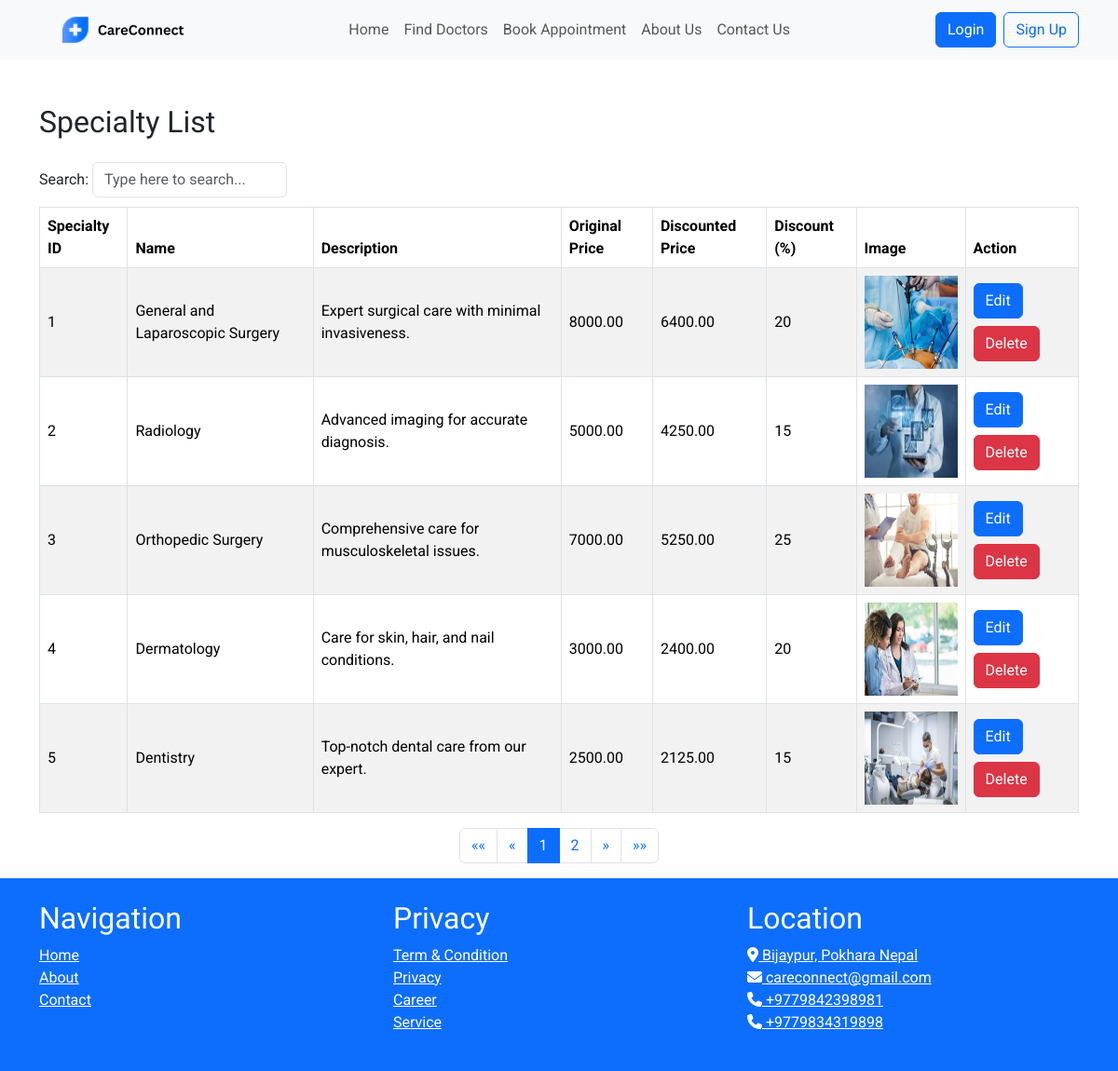
Page /specialty/ on the committed database.
### cms/models.py (models this page shows, shortened)
class StaticFile(models.Model):
    name = models.CharField(max_length=255)
    image = models.ImageField(upload_to='static_files/')

class Speciality(models.Model):
    name = models.CharField(max_length=100)
    description = models.TextField()
    original_price = models.DecimalField(max_digits=10, decimal_places=2)
    discounted_price = models.DecimalField(max_digits=10, decimal_places=2)
    discount = models.PositiveIntegerField()
    image = models.ImageField(upload_to='specialty_images/', null=True, blank=True)

### cms/views.py (the view)
# urls.py: path('specialty/', views.specialty_list, name='specialty_list'),
def specialty_list(request):
    specialties = Speciality.objects.all()
    return render(request, 'cms/speciality_list.html', {'specialties': specialties})

### cms/context_processors.py (called while the page is built)
def logo_processor(request):
    logo = StaticFile.objects.filter(name='logo').first()
    return {
        'logo': logo,
    }

### templates/cms/speciality_list.html (shortened to what this page needs)
{% extends 'cms/base.html' %}
{% block content %}
<div class="container mt-5">
    <h2 class="mb-4">Specialty List</h2>
    <table class="table table-hover table-striped table-bordered align-middle tablemanager">
        <thead class="thead-dark">
            <tr>
                <th>Specialty ID</th>
                <th>Name</th>
                <th>Description</th>
                <th>Original Price</th>
                <th>Discounted Price</th>
                <th>Discount (%)</th>
                <th>Image</th>
                <th>Action</th>
            </tr>
        </thead>
        <tbody>
            {% for specialty in specialties %}
            <tr>
                <td>{{ specialty.id }}</td>
                <td>{{ specialty.name }}</td>
                <td>{{ specialty.description }}</td>
                <td>{{ specialty.original_price }}</td>
                <td>{{ specialty.discounted_price }}</td>
                <td>{{ specialty.discount }}</td>
                <td><img src="{{ specialty.image.url }}" height="100" width="100"></td>
                <td>
                    <a href="{% url 'update_specialty' specialty.id %}" class="btn btn-primary mb-2">Edit</a>
                    <button class="btn btn-danger" data-toggle="modal"
                        data-target="#deleteModal{{ specialty.id }}">Delete</button>
                </td>
            </tr>
            {% endfor %}
        </tbody>
    </table>
</div>
{% endblock %}

### templates/cms/base.html (shortened to what this page needs)
<!DOCTYPE html>
<html lang="en">
<head>
    {% load static %}
    <link href="https://cdn.jsdelivr.net/npm/bootstrap@5.3.3/dist/css/bootstrap.min.css" rel="stylesheet"
>
    <link href="{% static 'css/style.css' %}" rel="stylesheet">
</head>
<body class="d-flex flex-column min-vh-100">
    <header class="header_section sticky-top">
        <nav class="navbar navbar-expand-lg navbar-light bg-light">
            <div class="container">
                <a class="navbar-brand" href="/">
                    {% if logo %}
                    <img src="{{ logo.image.url }}" alt="केयरकनेक्ट" style="height: 38px;">
                    {% endif %}
                </a>
                <div class="offcanvas offcanvas-end" tabindex="-1" id="offcanvasNavbar"
                    aria-labelledby="offcanvasNavbarLabel">
                    <div class="offcanvas-body">
                        <ul class="navbar-nav mx-auto mt-2 mt-lg-0">
                            {% if user.is_authenticated %}
                            {% if request.user.is_staff %}
                            <li class="nav-item">
                                <a class="nav-link" href="{% url 'home' %}">Dashboard</a>
                            </li>
                            <li class="nav-item">
                                <div class="dropdown">
                                    <a class="nav-link dropdown-toggle" type="button" id="appointmentDropdown"
                                        data-bs-toggle="dropdown" aria-expanded="false">Appointments</a>
                                    <ul class="dropdown-menu" aria-labelledby="appointmentDropdown">
                                        <li><a class="dropdown-item" href="{% url 'appointment:appointment_list' %}">View
                                                Appointments</a></li>
                                        <li><a class="dropdown-item" href="{% url 'appointment:add_appointment' %}">Add
                                                Appointment</a>
                                        </li>
                                    </ul>
                                </div>
                            </li>
                            <li class="nav-item">
                                <div class="dropdown">
                                    <a class="nav-link dropdown-toggle" type="button" id="doctorDropdown"
                                        data-bs-toggle="dropdown" aria-expanded="false">Doctors</a>
                                    <ul class="dropdown-menu" aria-labelledby="doctorDropdown">
                                        <li><a class="dropdown-item" href="{% url 'doctor_list' %}">Doctor List</a></li>
                                        <li><a class="dropdown-item" href="{% url 'add_doctor' %}">Add Doctor</a></li>
                                    </ul>
                                </div>
                            </li>
                            <li class="nav-item">
                                <div class="dropdown">
                                    <a class="nav-link dropdown-toggle" type="button" id="patientDropdown"
                                        data-bs-toggle="dropdown" aria-expanded="false">Patients</a>
                                    <ul class="dropdown-menu" aria-labelledby="patientDropdown">
                                        <li><a class="dropdown-item" href="{% url 'patient_list' %}">Patient List</a>
                                        </li>
                                        <li><a class="dropdown-item" href="{% url 'add_patient' %}">Add Patient</a></li>
                                    </ul>
                                </div>
                            </li>
                            <li class="nav-item">
                                <div class="dropdown">
                                    <a class="nav-link dropdown-toggle" type="button" id="specialtyDropdown"
                                        data-bs-toggle="dropdown" aria-expanded="false">Specialty</a>
                                    <ul class="dropdown-menu" aria-labelledby="specialtyDropdown">
                                        <li><a class="dropdown-item" href="{% url 'specialty_list' %}">Specialty
                                                List</a>
                                        </li>
                                        <li><a class="dropdown-item" href="{% url 'add_specialty' %}">Add Specialty</a>
                                        </li>
                                    </ul>
                                </div>
                            </li>
                            {% else %}
                            <li class="nav-item">
                                <a class="nav-link" href="{% url 'index' %}">Home</a>
                            </li>
                            <li class="nav-item">
                                <a class="nav-link" href="{% url 'find_doctors' %}">Find Doctors</a>
                            </li>
                            {% if request.user.is_authenticated %}
                            {% with request.user.patient as patient %}
                            {% if patient %}
                            {% with patient.appointments.all as appointments %}
                            {% if appointments.count > 0 %}
                            <li class="nav-item">
                                <a class="nav-link" href="{% url 'appointment:book_another_appointment' %}">Book Another
                                    Appointment</a>
                            </li>
                            {% else %}
                            <li class="nav-item">
                                <a class="nav-link" href="{% url 'appointment:book_appointment' %}">Book Appointment</a>
                            </li>
                            {% endif %}
                            {% endwith %}
                            {% else %}
                            <li class="nav-item">
                                <a class="nav-link" href="{% url 'appointment:book_appointment' %}">Book Appointment</a>
                            </li>
                            {% endif %}
                            {% endwith %}
                            {% else %}
                            <li class="nav-item">
                                <a class="nav-link" href="{% url 'login' %}">Login to Book Appointment</a>
                            </li>
                            {% endif %}
                            <li class="nav-item">
                                <a class="nav-link" href="{% url 'about_us' %}">About Us</a>
                            </li>
                            <li class="nav-item">
                                <a class="nav-link" href="{% url 'contact_us' %}">Contact Us</a>
                            </li>
                            {% endif %}
                            {% else %}
                            <li class="nav-item">
                                <a class="nav-link" href="{% url 'index' %}">Home</a>
                            </li>
                            <li class="nav-item">
                                <a class="nav-link" href="{% url 'find_doctors' %}">Find Doctors</a>
                            </li>
                            <li class="nav-item">
                                <a class="nav-link" href="{% url 'login' %}">
                                    <span class="nav-link-text"
                                        onclick="alert('Please login or register to book an appointment.')">Book
                                        Appointment</span>
                                </a>
                            </li>
                            <li class="nav-item">
                                <a class="nav-link" href="{% url 'about_us' %}">About Us</a>
                            </li>
                            <li class="nav-item">
                                <a class="nav-link" href="{% url 'contact_us' %}">Contact Us</a>
                            </li>
                            {% endif %}
                        </ul>
                        <div class="ml-auto d-flex align-items-center">
                            {% if user.is_authenticated %}
                            <a href="{% url 'profile' %}" class="btn btn-outline-success rounded-pill mx-2">Profile</a>
                            {% if user.is_staff %}
                            <form method="POST" action="{% url 'logout_admin' %}" class="mb-0">
                                {% csrf_token %}
                                <button type="submit" class="btn btn-primary my-2 my-sm-0 mr-2">Logout</button>
                            </form>
                            {% else %}
                            <form method="POST" action="{% url 'logout_user' %}" class="mb-0">
                                {% csrf_token %}
                                <button type="submit" class="btn btn-primary my-2 my-sm-0 mr-2">Logout</button>
                            </form>
                            {% endif %}
                            {% else %}
                            <form method="POST" action="{% url 'login' %}" class="mb-0">
                                <button type="submit" class="btn btn-primary my-2 my-sm-0 mx-2">Login</button>
                            </form>
                            <a href="{% url 'register' %}" class="btn btn-outline-primary my-2 my-sm-0">Sign Up</a>
                            {% endif %}
                        </div>
                    </div>
                </div>
            </div>
        </nav>
    </header>
    <main class="main flex-grow-1">
        {% block content %}
        {% endblock %}
    </main>
    <footer class="bg-primary text-white py-4">
        <div class="container">
            <div class="row">
                <div class="col-md-4">
                    <div class="sitemap">
                        <h2>Navigation</h2>
                        <ul class="list-unstyled">
                            <li><a href="{% url 'home'%}" class="text-white">Home</a></li>
                            <li><a href="{% url 'about_us'%}" class="text-white">About</a></li>
                            <li><a href="{% url 'contact_us'%}" onclick="" class="text-white">Contact</a></li>
                        </ul>
                    </div>
                </div>
                <div class="col-md-4">
                    <div class="privacy">
                        <h2>Privacy</h2>
                        <ul class="list-unstyled">
                            <li><a href="#" class="text-white">Term & Condition</a></li>
                            <li><a href="#" class="text-white">Privacy</a></li>
                            <li><a href="#" class="text-white">Career</a></li>
                            <li><a href="#" class="text-white">Service</a></li>
                        </ul>
                    </div>
                </div>
                <div class="col-md-4">
                    <div class="location">
                        <h2>Location</h2>
                        <ul class="list-unstyled" id="list">
                            <li><a href="#" class="text-white"><i class="fas fa-map-marker-alt"></i> Bijaypur, Pokhara
                                    Nepal</a></li>
                            <li><a href="mailto:careconnect@gmail.com" class="text-white"><i
                                        class="fas fa-envelope"></i> careconnect@gmail.com</a>
                            </li>
                            <li><a href="tel:9842398981" class="text-white"><i class="fas fa-phone"></i>
                                    +9779842398981</a></li>
                            <li><a href="tel:9834319898" class="text-white"><i class="fas fa-phone"></i>
                                    +9779834319898</a></li>
                        </ul>
                    </div>
                </div>
            </div>
        </div>
    </footer>
</html>

### static/css/style.css (style rules this page uses)
body { font-family: 'Roboto', sans-serif; }
h1, h2, h3 { font-family: 'Varela Round', sans-serif; }

### templates/cms/base.html (style rules this page uses)
body { font-family: 'Roboto', sans-serif; display: flex; flex-direction: column; min-height: 100vh; }
.main { flex: 1; }
h1, h2, h3 { font-family: 'Varela Round', sans-serif; }

### rows in the picture
StaticFile: image (picture)
Speciality: id "1", name "General and Laparoscopic Surgery", description "Expert surgical care with minimal invasiveness.", original_price "8000.00", discounted_price "6400.00", discount "20", image (picture)
Speciality: id "2", name "Radiology", description "Advanced imaging for accurate diagnosis.", original_price "5000.00", discounted_price "4250.00", discount "15", image (picture)
Speciality: id "3", name "Orthopedic Surgery", description "Comprehensive care for musculoskeletal issues.", original_price "7000.00", discounted_price "5250.00", discount "25", image (picture)
Speciality: id "4", name "Dermatology", description "Care for skin, hair, and nail conditions.", original_price "3000.00", discounted_price "2400.00", discount "20", image (picture)
Speciality: id "5", name "Dentistry", description "Top-notch dental care from our expert.", original_price "2500.00", discounted_price "2125.00", discount "15", image (picture)
